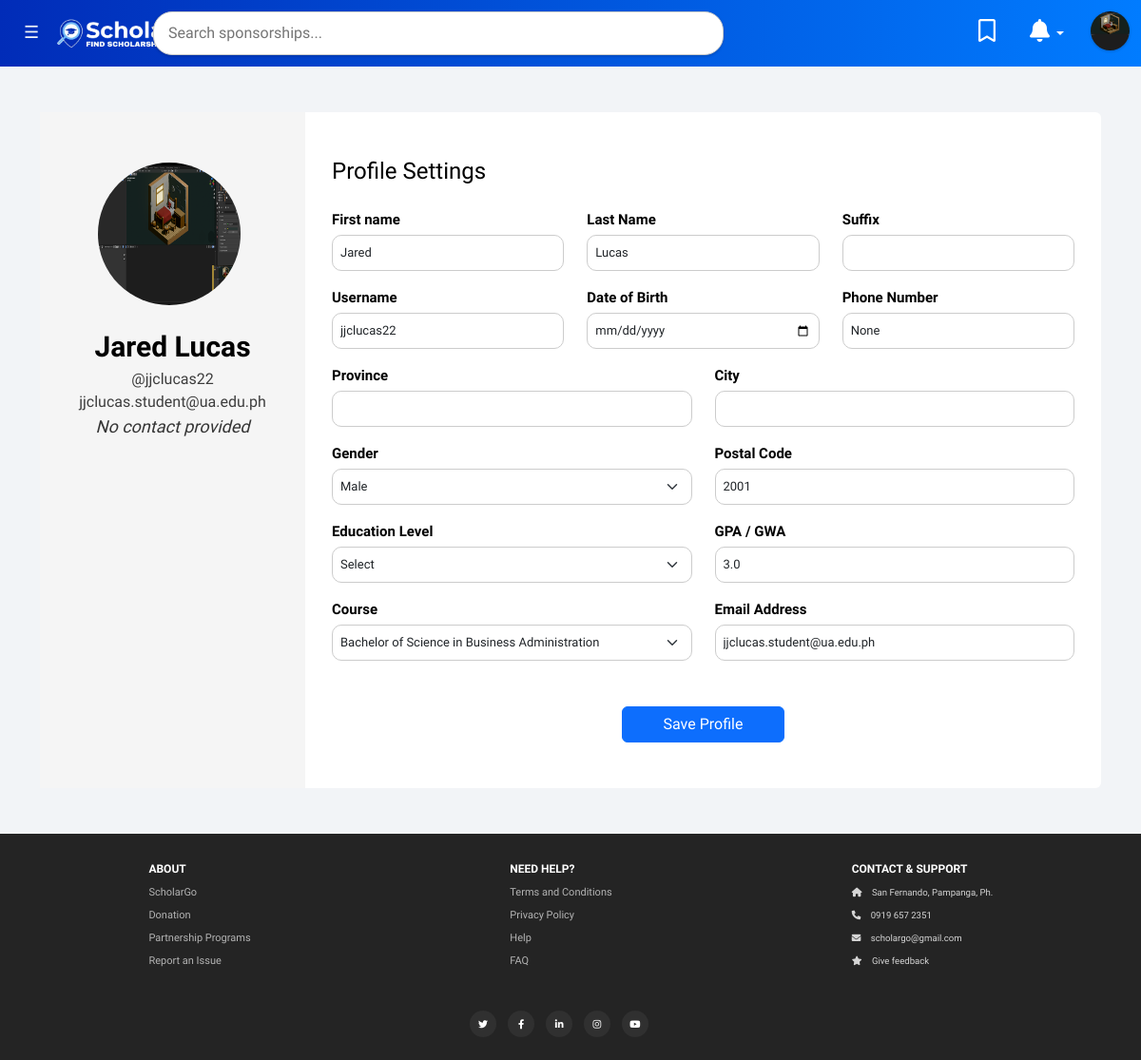
The app's page /profile (signed in) with its own data.
### website/models.py (models this page shows, shortened)
class User(db.Model, UserMixin):
    id = db.Column(db.Integer, primary_key=True)
    username = db.Column(db.String(150), unique=True)
    image = db.Column(db.String(300), nullable=True)
    city = db.Column(db.String(150))
    birthdate = db.Column(db.Date, nullable=False)
    province = db.Column(db.String(150))
    notifications = db.relationship('Notification', backref='user', lazy=True)
    postalcode = db.Column(db.String(150))
    picture_path = db.Column(db.String(255), nullable=False)
    educationlevel = db.Column(db.String(150))
    email = db.Column(db.String(150), unique=True)
    password = db.Column(db.String(150))
    first_name = db.Column(db.String(150))
    last_name = db.Column(db.String(150))
    gender = db.Column(db.String(150))
    course = db.Column(db.String(150), nullable=True)
    phone_number = db.Column(db.String(150))
    gpa = db.Column(db.Float)
    extracurricular_activities = db.Column(db.String(300))
    financial_status = db.Column(db.String(150))
    notes = db.relationship('Note', backref='user', lazy=True)
    followed_sponsorships = db.relationship('Sponsorship_data', secondary=user_sponsorship,
                                             lazy='subquery', backref=db.backref('followers', lazy=True))
    comments = db.relationship('Comment', backref='user', lazy=True)

### website/views.py (the view)
@views.route("/profile")
@login_required
def profile():
    return render_template('profile.html', user=current_user)

### website/templates/profile.html (shortened to what this page needs)
{% extends "base.html" %}
{% block content %}
<link rel="stylesheet" href="/static/css/profile.css">
<div class="container right-form rounded bg-white mt-5 mb-5" >
    <div class="row">
        <div class="col-md-3 border-right profile-left">
            <div class="d-flex flex-column align-items-center text-center p-3 py-5 position-relative">
                <div class="profile-image-wrapper position-relative">
                    <img class="rounded-circle me-2 profile-picture"
                         style="width: 150px; height: 150px; cursor: pointer;"
                         src="{{ url_for('static', filename='uploads/' + current_user.picture_path) }}"
                         alt="Profile Picture"
                         onclick="document.getElementById('profilePictureInput').click();">
                </div>
                <span class="text-white-name">{{ current_user.first_name }} {{ current_user.last_name }}</span>
                <span class="text-white-un">@{{ current_user.username }}</span>
                <span class="text-white-em">{{ current_user.email }}</span>
                <span class="contact-text">{{ current_user.phone_number if current_user.phone_number else 'No contact provided' }}</span>
            </div>
        </div>
        <div class="col-md-9 border-right">
            <form method="POST" action="{{ url_for('auth.update_profile') }}">
                <div class="p-3 py-5">
                    <div class="d-flex justify-content-between align-items-center mb-3">
                        <h4 class="text-right">Profile Settings</h4>
                    </div>
                    <div class="row mt-2">
                        <div class="col-md-4">
                            <label class="labels">First name</label>
                            <input type="text" class="form-control" name="first_name" value="{{ current_user.first_name }}">
                        </div>
                        <div class="col-md-4">
                            <label class="labels">Last Name</label>
                            <input type="text" class="form-control" name="last_name" value="{{ current_user.last_name }}">
                        </div>
                        <div class="col-md-4">
                            <label class="labels">Suffix</label>
                            <input type="text" class="form-control" name="suffix" value="{{ current_user.suffix }}">
                        </div>
                    </div>
                    <div class="row mt-3">
                        <div class="col-md-4">
                            <label class="labels">Username</label>
                            <input type="text" class="form-control" name="username" value="{{ current_user.username }}">
                        </div>
                        <div class="col-md-4">
                            <label class="labels">Date of Birth</label>
                            <input type="date" class="form-control" name="dob" value="{{ current_user.dob }}">
                        </div>
                        <div class="col-md-4">
                            <label class="labels">Phone Number</label>
                            <input type="text" class="form-control" name="phone_number" value="{{ current_user.phone_number }}">
                        </div>
                    </div>
                    <div class="row mt-3">
                        <div class="col-md-6">
                            <label class="labels">Province</label>
                            <select class="form-control" name="tar_province" id="tar_province" value ="{{ current_user.tar_province }}" onchange="updateCity()">
                            </select>
                        </div>
                        <div class="col-md-6">
                            <label class="labels">City</label>
                            <select class="form-control" name="tar_city" value ="{{ current_user.tar_city }}" id="tar_city" value = "{{ current_user.tar_city}}">
                            </select>
                        </div>
                    </div>
                    <div class="row mt-3">
                        <div class="col-md-6">
                            <label class="labels">Gender</label>
                            <select class="form-select" name="gender">
                                <option value="Male" {% if current_user.gender == 'Male' %}selected{% endif %}>Male</option>
                            </select>
                        </div>
                        <div class="col-md-6">
                            <label class="labels">Postal Code</label>
                            <input type="text" class="form-control" name="postalcode" value="{{ current_user.postalcode }}">
                        </div>
                    </div>
                    <div class="row mt-3">
                        <div class="col-md-6">
                            <label class="labels">Education Level</label>
                            <select class="form-select" name="education_level">
                                <option value="" disabled selected>Select</option>
                            </select>
                        </div>
                        <div class="col-md-6">
                            <label class="labels">GPA / GWA</label>
                            <input type="number" class="form-control" name="gpa" value="{{ current_user.gpa }}">
                        </div>
                    </div>
                    <div class="row mt-3">
                        <div class="col-md-6">
                            <label class="labels">Course</label>
                            <select class="form-select" id="course" name="course" value="{{ current_user.course }}" >
                                <optgroup label="Business and Management">
                                    <option value="business_admin" {% if current_user.education_level == 'business_admin' %}selected{% endif %}>Bachelor of Science in Business Administration</option>
                                </optgroup>
                            </select>
                        </div>
                        <div class="col-md-6">
                            <label class="labels">Email Address</label>
                            <input type="email" class="form-control" name="email" value="{{ current_user.email }}">
                        </div>
                    </div>
                    <div class="mt-5 text-center">
                        <button class="btn btn-primary profile-button" type="submit">Save Profile</button>
                    </div>
                </div>
            </form>
        </div>
    </div>
</div>
{% endblock %}

### website/templates/base.html (shortened to what this page needs)
<!DOCTYPE html>
<html lang="en">
<head>
    <link href="https://cdn.jsdelivr.net/npm/bootstrap@5.3.0-alpha1/dist/css/bootstrap.min.css" rel="stylesheet">
    <link rel="stylesheet" href="{{ url_for('static', filename='css/base.css') }}">
    <link rel="stylesheet" href="{{ url_for('static', filename='css/footer.css') }}">
    <link rel="stylesheet" href="https://cdnjs.cloudflare.com/ajax/libs/font-awesome/6.0.0-beta3/css/all.min.css" />
</head>
<body>
    <nav class="navbar navbar-expand-lg" style="background-color: #1A32D0;">
        <div class="container-fluid">
            <div class="nav-logo" >
                <img src="/static/images/nav-logo.png" alt="Logo">
            </div>
            <div class="collapse navbar-collapse" id="navbarSupportedContent">
                <ul class="navbar-nav me-auto mb-2 mb-lg-0">
                    {% if current_user.is_authenticated %}
                        {% if session['user_type'] == 'User' %}
                        <button class="hamburger-btn" id="toggleSidebar">
                            ☰
                        </button>
                    </div>
                <ul class="navbar-nav ms-auto mb-2 mb-lg-0">
                    <li class="nav-item">
                        <form action="{{ url_for('views.search') }}" method="get" class="d-flex search-form">
                            <input type="text" class="search-bar" name="q" value="{{ query }}" placeholder="Search sponsorships..." required>
                        </form>
                    </li>
                    <li class="nav-item">
                        <a class="nav-link text-white" id="bookmarks" href="/follow">
                            <i class="far fa-bookmark"></i>
                        </a>
                    </li>
                    <li class="nav-item dropdown">
                        <a class="nav-link dropdown-toggle text-white" id="notificationsDropdown" role="button" data-bs-toggle="dropdown" aria-expanded="false">
                            <i class="fa-solid fa-bell"></i>
                        </a>
                    </li>
                    <li class="nav-item">
                        <a class="nav-link p-0" id="profilePic" href="/profile">
                            <img src="{{ url_for('static', filename='uploads/' + current_user.picture_path) }}" alt="Profile Picture" class="nav-profile-img">
                        </a>
                    </li>
                </ul>
            </div>
                        {% elif session['user_type'] == 'Sponsorship' %}
                            <li class="nav-item"><a class="nav-link text-white" id="sponsordashboard" href="/">Sponsor Dashboard</a></li>
                            <li class="nav-item"><a class="nav-link text-white" id="profilesponsor" href="/profilesponsor">Profile Settings</a></li>
                        {% endif %}
                    {% endif %}
    </nav>
    <div class="container">
        {% block content %} {% endblock %}
    </div>
    <footer>
        <div class="container">
            <div class="row">
                <div class="col-md-4 footer-column">
                    <ul class="nav flex-column">
                        <li class="nav-item">
                            <span class="footer-title">About</span>
                        </li>
                        <li class="footer nav-item"><a class="nav-link-footer" href="#">ScholarGo</a></li>
                        <li class="footer nav-item"><a class="nav-link-footer" href="#">Donation</a></li>
                        <li class="footer nav-item"><a class="nav-link-footer" href="#">Partnership Programs</a></li>
                        <li class="footer nav-item"><a class="nav-link-footer" href="#">Report an Issue</a></li>
                    </ul>
                </div>
                <div class="col-md-4 footer-column">
                    <ul class="nav flex-column">
                        <li class="nav-item">
                            <span class="footer-title">Need Help?</span>
                        </li>
                        <li class="nav-item"><a class="nav-link-footer" href="#">Terms and Conditions</a></li>
                        <li class="nav-item"><a class="nav-link-footer" href="#">Privacy Policy</a></li>
                        <li class="nav-item"><a class="nav-link-footer" href="#">Help</a></li>
                        <li class="nav-item"><a class="nav-link-footer" href="#">FAQ</a></li>
                    </ul>
                </div>
                <div class="col-md-4 footer-column">
                    <ul class="nav flex-column">
                        <li class="nav-item">
                            <span class="footer-title">Contact & Support</span>
                        </li>
                        <li class="nav-item"><span class="navlink-footer"><i class="fas fa-home"></i> San Fernando, Pampanga, Ph.</span></li>
                        <li class="nav-item"><span class="navlink-footer"><i class="fas fa-phone"></i> 0919 657 2351</span></li>
                        <li class="nav-item"><span class="navlink-footer"><i class="fas fa-envelope"></i> scholargo@gmail.com</span></li>
                        <li class="nav-item"><span class="navlink-footer"><i class="fas fa-star"></i> Give feedback</span></li>
                    </ul>
                </div>
                <div class="row icons">
                    <div class="col-12 text-center">
                        <ul class="list-inline social-buttons">
                            <li class="list-inline-item"><a href="#"><i class="fab fa-twitter"></i></a></li>
                            <li class="list-inline-item"><a href="#"><i class="fab fa-facebook-f"></i></a></li>
                            <li class="list-inline-item"><a href="#"><i class="fab fa-linkedin-in"></i></a></li>
                            <li class="list-inline-item"><a href="#"><i class="fab fa-instagram"></i></a></li>
                            <li class="list-inline-item"><a href="#"><i class="fab fa-youtube"></i></a></li>
                        </ul>
                    </div>
                </div>
            </div>
        </div>
    </footer>
</body>
</html>

### records on screen
User: picture_path (picture), first_name "Jared", last_name "Lucas", username "jjclucas22", email "jjclucas.student@ua.edu.ph", phone_number "No contact provided", phone_number "None", gender "Male", postalcode "2001", gpa "3.0", course "Bachelor of Science in Business Administration"
